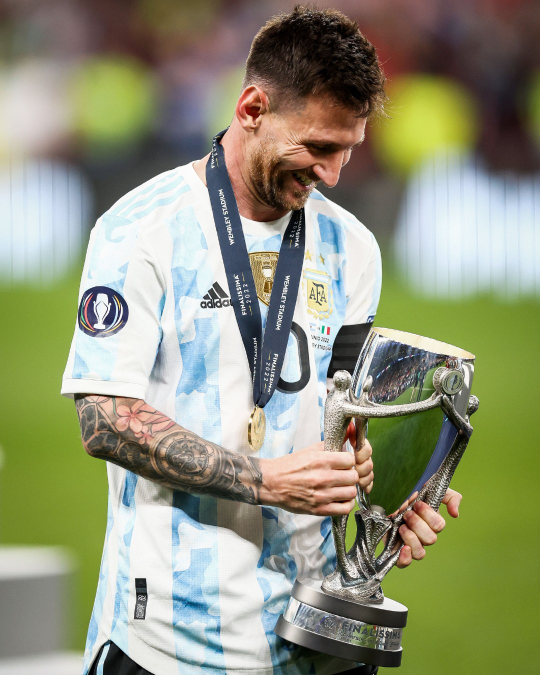
#> input picture c/messi.jpg, 1080 x 1350 px, found by its file name (shown at 1/2 size)
$ python gen_photo.py
#> lines starting #> are read from the running program, lines starting #| are printed output that depends on the picture
# -*- coding: utf-8 -*-
"""Crop Messi Argentina photo for 76x284 LCD - vertical full body."""
from PIL import Image

TARGET_W = 76
TARGET_H = 284

img = Image.open(r'C:\Users\Administrator\Desktop\2.25\messi.jpg')
#> img is the input picture: PIL image 1080x1350 RGB; mean R, G, B 144.2, 147, 121.2
if img.mode != 'RGB':
    img = img.convert('RGB')

orig_w, orig_h = img.size
#> orig_w = 1080; orig_h = 1350
print(f'Original: {orig_w}x{orig_h}')
#| Original: 1080x1350

# Messi photo is 1080x1350 (portrait-ish), crop center to match 76:284 ratio
target_ratio = TARGET_H / TARGET_W  # 3.74
img_ratio = orig_h / orig_w
#> img_ratio = 1.25

if img_ratio > target_ratio:
    # Image is taller than needed, crop height
    new_w = orig_w
    new_h = int(new_w * target_ratio)
    top = (orig_h - new_h) // 2
    crop = img.crop((0, top, new_w, top + new_h))
else:
    # Image is wider than needed, crop width
    new_h = orig_h
#> new_h = 1350
    new_w = int(new_h / target_ratio)
#> new_w = 361
    left = (orig_w - new_w) // 2
#> left = 359
    crop = img.crop((left, 0, left + new_w, new_h))
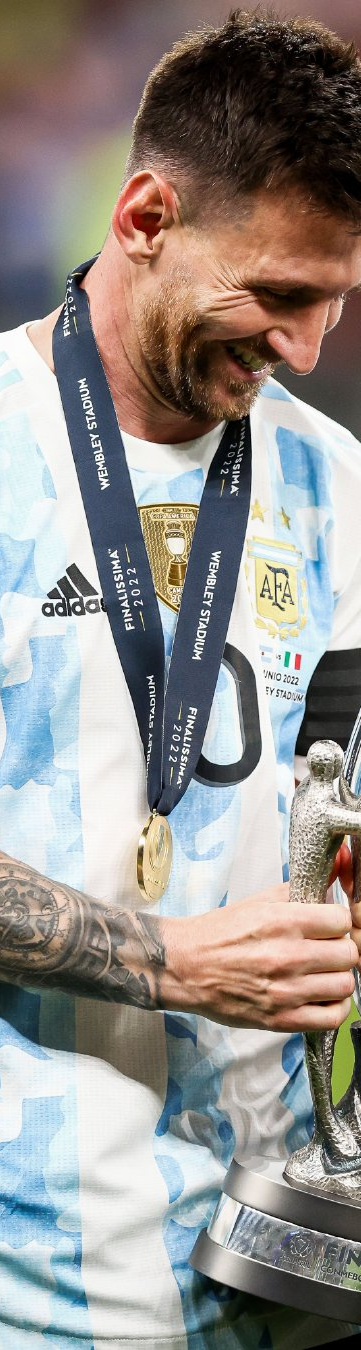
#> crop: PIL image 361x1350 RGB; mean R, G, B 148.9, 144.3, 140.6

cw, ch = crop.size
#> cw = 361; ch = 1350
print(f'Crop: {cw}x{ch}, ratio: {ch/cw:.2f}')
#| Crop: 361x1350, ratio: 3.74

# Resize to exactly 76x284
final = crop.resize((TARGET_W, TARGET_H), Image.LANCZOS)
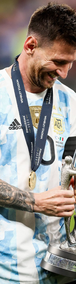
#> final: PIL image 76x284 RGB; mean R, G, B 148.9, 144.3, 140.6
print(f'Final: {TARGET_W}x{TARGET_H}')

# Save preview
final.save(r'C:\Users\Administrator\Desktop\2.25\photo_preview.png')
print('Preview saved')

# Convert to RGB565 BE bytes (high byte first - matches GUI_Paint Scale 65,
# which stores Image[Addr]=Color>>8, Image[Addr+1]=Color&0xFF; LE causes 花屏)
raw_bytes = bytearray()
for y in range(TARGET_H):
    for x in range(TARGET_W):
        r, g, b = final.getpixel((x, y))
        r5 = (r >> 3) & 0x1F
        g6 = (g >> 2) & 0x3F
        b5 = (b >> 3) & 0x1F
        val = (r5 << 11) | (g6 << 5) | b5
        raw_bytes.append((val >> 8) & 0xFF)
        raw_bytes.append(val & 0xFF)

# Write C file
with open(r'C:\Users\Administrator\Desktop\2.25\examples\ImageData_225.c', 'w', encoding='utf-8') as f:
    f.write('#include "ImageData.h"\n\n')
    f.write(f'// Messi Argentina {TARGET_W}x{TARGET_H} RGB565 for 2.25 inch LCD\n')
    f.write(f'const unsigned char gImage_225[{len(raw_bytes)}] = {{\n')
    for i in range(0, len(raw_bytes), 16):
        chunk = raw_bytes[i:i+16]
        hex_vals = ','.join(f'0X{b:02X}' for b in chunk)
        if i + 16 < len(raw_bytes):
            f.write(hex_vals + ',\n')
        else:
            f.write(hex_vals + '\n')
#> this loop made 2698 passes
#> i on passes 2 to 4: 16, 32, 48
    f.write('};\n')

print(f'Done: {len(raw_bytes)} bytes written')
#| Done: 43168 bytes written
